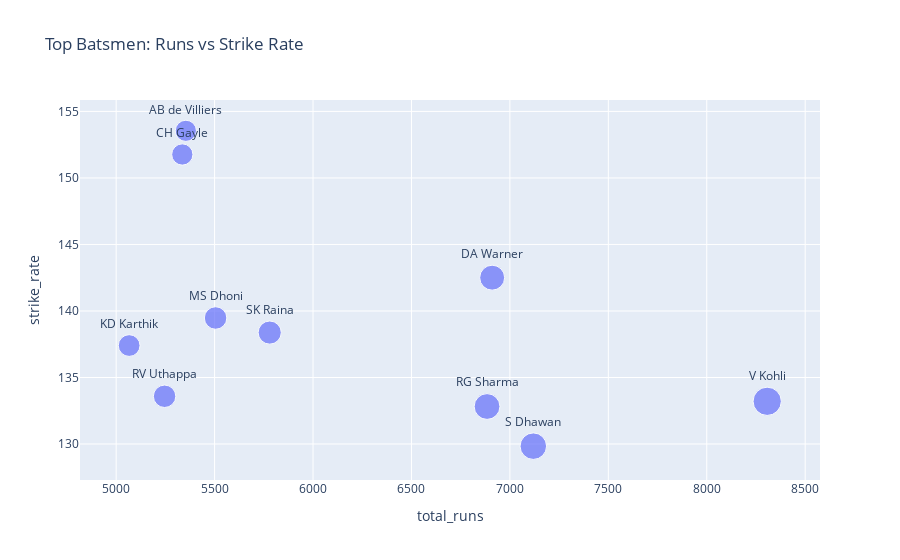

Notebook code for this chart:
### Code cell
# scatter plot: Runs vs Wickets for top batsmen
top_batsmen = deliveries.groupby('batter')['total_runs'].sum().sort_values(ascending=False).head(10).index
batsman_stats = deliveries[deliveries['batter'].isin(top_batsmen)].groupby('batter').agg({
    'total_runs': 'sum',
    'ball': 'count'
}).reset_index()
batsman_stats['strike_rate'] = (batsman_stats['total_runs'] / batsman_stats['ball']) * 100

fig = px.scatter(batsman_stats, x='total_runs', y='strike_rate', text='batter', size='ball',
                 title='Top Batsmen: Runs vs Strike Rate', hover_data=['batter'])
fig.update_traces(textposition='top center')
fig.show()

### Figure 1 — Plotly figure (JSON) as saved in the notebook; plotly's stock layout.template omitted (floating-point values rounded to 4 significant figures)
{"data": [{"customdata": [["AB de Villiers"], ["CH Gayle"], ["DA Warner"], ["KD Karthik"], ["MS Dhoni"], ["RG Sharma"], ["RV Uthappa"], ["S Dhawan"], ["SK Raina"], ["V Kohli"]], "hovertemplate": "total_runs=%{x}<br>strike_rate=%{y}<br>ball=%{marker.size}<br>batter=%{customdata[0]}<extra></extra>", "legendgroup": "", "marker": {"color": "#636efa", "size": [3487, 3516, 4849, 3687, 3947, 5183, 3927, 5483, 4177, 6236], "sizemode": "area", "sizeref": 15.59, "symbol": "circle"}, "mode": "markers+text", "name": "", "orientation": "v", "showlegend": false, "text": ["AB de Villiers", "CH Gayle", "DA Warner", "KD Karthik", "MS Dhoni", "RG Sharma", "RV Uthappa", "S Dhawan", "SK Raina", "V Kohli"], "textposition": "top center", "type": "scatter", "x": [5354, 5336, 6910, 5066, 5505, 6884, 5246, 7119, 5780, 8307], "xaxis": "x", "y": [153.5, 151.8, 142.5, 137.4, 139.5, 132.8, 133.6, 129.8, 138.4, 133.2], "yaxis": "y"}], "layout": {"legend": {"itemsizing": "constant", "tracegroupgap": 0}, "title": {"text": "Top Batsmen: Runs vs Strike Rate"}, "xaxis": {"anchor": "y", "domain": [0, 1], "title": {"text": "total_runs"}}, "yaxis": {"anchor": "x", "domain": [0, 1], "title": {"text": "strike_rate"}}}}
